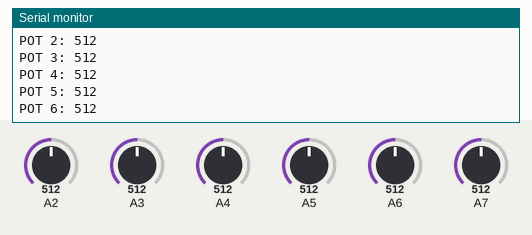
The sketch below on a simulated Arduino Uno, built with avr-gcc and run on an emulated ATmega328P. On the bench: the last lines printed to the serial monitor. Inputs (shaded band) come from the test bench; at power-on: A2 = 512, A3 = 512, A4 = 512, A5 = 512, A6 = 512, A7 = 512.

Above: at 1.2 s.
1.3 s: A2 set to 716
At 1.7 s:
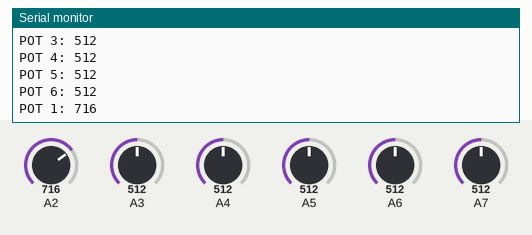
2.8 s: A3 set to 716
At 4.0 s:
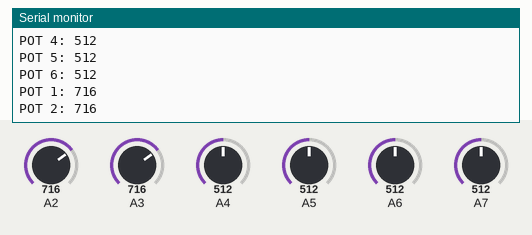
4.3 s: A4 set to 716
At 5.1 s:
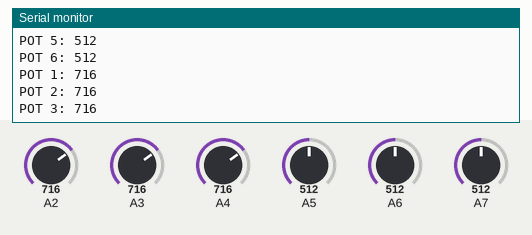
5.8 s: A5 set to 716
At 6.3 s:
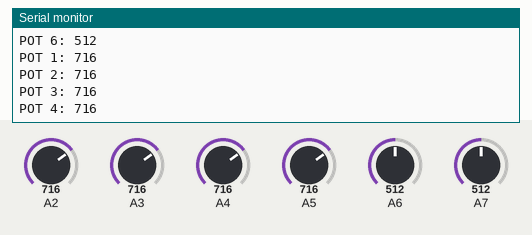
7.3 s: A6 set to 716
At 8.5 s:
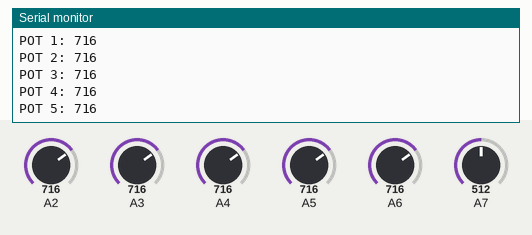
8.8 s: A7 set to 716
At 9.8 s:
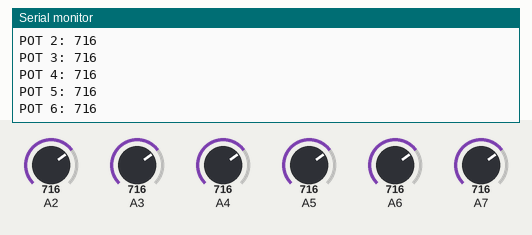
Timing chart, 0 to 11.3 s (numbered marks = the images above; inputs shaded):
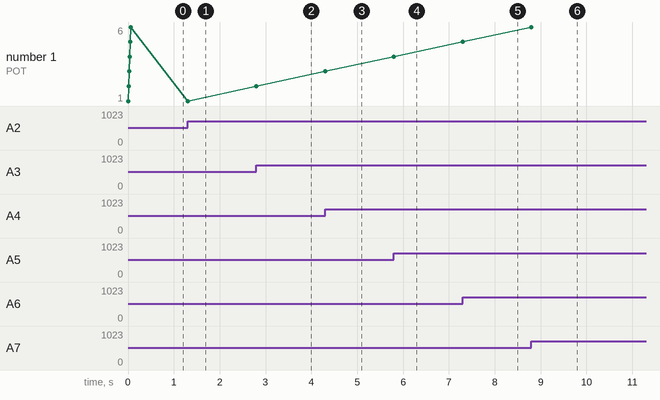

Measured:
- after the input at 1.3 s, the serial monitor: prints a new line at once (image 1)
- after the input at 2.8 s, the serial monitor: prints a new line at once (image 2)
- after the input at 4.3 s, the serial monitor: prints a new line at once (image 3)
- after the input at 5.8 s, the serial monitor: prints a new line at once (image 4)
- after the input at 7.3 s, the serial monitor: prints a new line at once (image 5)
- after the input at 8.8 s, the serial monitor: prints a new line at once (image 6)
- plotted number 1: 2 → 3 after the input at 4.3 s, 3 → 4 after the input at 5.8 s, 4 → 5 after the input at 7.3 s, 5 → 6 after the input at 8.8 s

The sketch:

Arduino_test_6_pots.ino
```cpp
int potVals[6];
int potValsPrev[6];
int potPins[6] = {2,3,4,5,6,7};

void setup(){

 Serial.begin(9600);

}

void loop(){

  for(int i=0;i<6;i++){
    int potVal = analogRead(potPins[i]);
    if(abs(potValsPrev[i]-potVal)>2){ //threshold of 2
      int p = i+1;
      Serial.print("POT ");
      Serial.print(p);
      Serial.print(": ");
      Serial.print(potVal);
      Serial.println();
      potValsPrev[i] = potVal;
    }

  }

}
```
